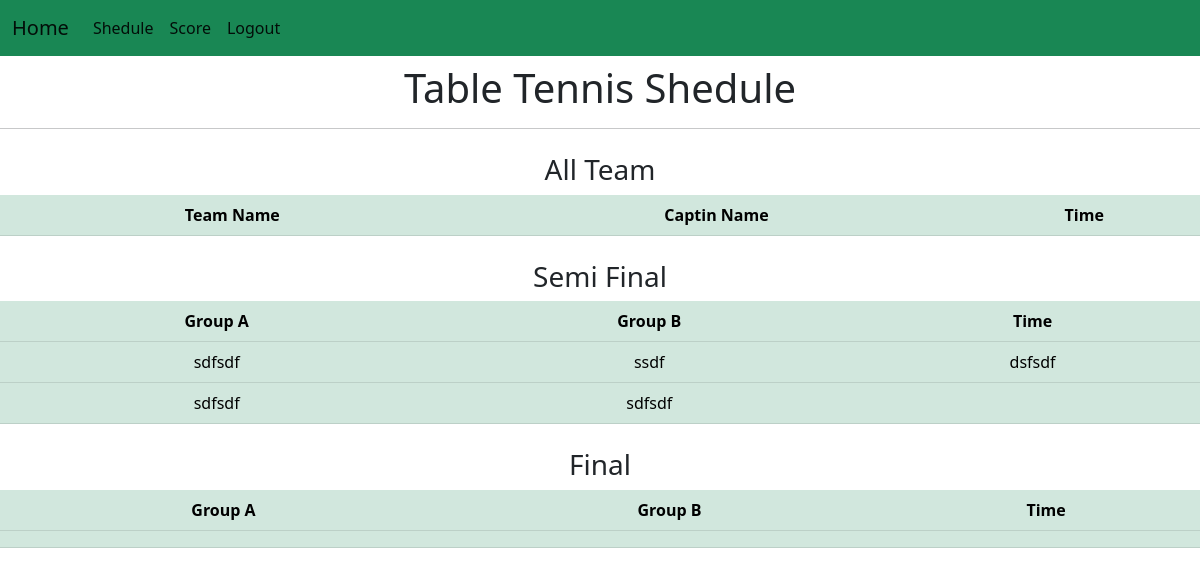
The app's page /shedule_table/ with its own data.
### app/models.py (models this page shows)
class Semi_Final(models.Model):
    cricket_team1=models.CharField(max_length=200,blank=True)
    cricket_team2=models.CharField(max_length=200,blank=True)
    cricket_time1=models.CharField(max_length=200,blank=True)
    cricket_team3=models.CharField(max_length=200,blank=True)
    cricket_team4=models.CharField(max_length=200,blank=True)
    cricket_time2=models.CharField(max_length=200,blank=True)
    cricket_finalteam1=models.CharField(max_length=200,blank=True)
    cricket_finalteam2=models.CharField(max_length=200,blank=True)
    cricket_finaltime=models.CharField(max_length=200,blank=True)
    football_team1=models.CharField(max_length=200,blank=True)
    football_team2=models.CharField(max_length=200,blank=True)
    football_time1=models.CharField(max_length=200,blank=True)
    football_team3=models.CharField(max_length=200,blank=True)
    football_team4=models.CharField(max_length=200,blank=True)
    football_time2=models.CharField(max_length=200,blank=True)
    football_finalteam1=models.CharField(max_length=200,blank=True)
    football_finalteam2=models.CharField(max_length=200,blank=True)
    football_finaltime=models.CharField(max_length=200,blank=True)
    volleyball_team1=models.CharField(max_length=200,blank=True)
    volleyball_team2=models.CharField(max_length=200,blank=True)
    volleyball_time1=models.CharField(max_length=200,blank=True)
    volleyball_team3=models.CharField(max_length=200,blank=True)
    volleyball_team4=models.CharField(max_length=200,blank=True)
    volleyball_time2=models.CharField(max_length=200,blank=True)
    volleyball_finalteam1=models.CharField(max_length=200,blank=True)
    volleyball_finalteam2=models.CharField(max_length=200,blank=True)
    volleyball_finaltime=models.CharField(max_length=200,blank=True)
    kabaddi_team1=models.CharField(max_length=200,blank=True)
    kabaddi_team2=models.CharField(max_length=200,blank=True)
    kabaddi_time1=models.CharField(max_length=200,blank=True)
    kabaddi_team3=models.CharField(max_length=200,blank=True)
    kabaddi_team4=models.CharField(max_length=200,blank=True)
    kabaddi_time2=models.CharField(max_length=200,blank=True)
    kabaddi_finalteam1=models.CharField(max_length=200,blank=True)
    kabaddi_finalteam2=models.CharField(max_length=200,blank=True)
    kabaddi_finaltime=models.CharField(max_length=200,blank=True)
    chess_team1=models.CharField(max_length=200,blank=True)
    chess_team2=models.CharField(max_length=200,blank=True)
    chess_time1=models.CharField(max_length=200,blank=True)
    chess_team3=models.CharField(max_length=200,blank=True)
    chess_team4=models.CharField(max_length=200,blank=True)
    chess_time2=models.CharField(max_length=200,blank=True)
    chess_finalteam1=models.CharField(max_length=200,blank=True)
    chess_finalteam2=models.CharField(max_length=200,blank=True)
    chess_finaltime=models.CharField(max_length=200,blank=True)
    table_team1=models.CharField(max_length=200,blank=True)
    table_team2=models.CharField(max_length=200,blank=True)
    table_time1=models.CharField(max_length=200,blank=True)
    table_team3=models.CharField(max_length=200,blank=True)
    table_team4=models.CharField(max_length=200,blank=True)
    table_time2=models.CharField(max_length=200,blank=True)
    table_finalteam1=models.CharField(max_length=200,blank=True)
    table_finalteam2=models.CharField(max_length=200,blank=True)
    table_finaltime=models.CharField(max_length=200,blank=True)
    badminton_team1=models.CharField(max_length=200,blank=True)
    badminton_team2=models.CharField(max_length=200,blank=True)
    badminton_time1=models.CharField(max_length=200,blank=True)
    badminton_team3=models.CharField(max_length=200,blank=True)
    badminton_team4=models.CharField(max_length=200,blank=True)
    badminton_time2=models.CharField(max_length=200,blank=True)
    badminton_finalteam1=models.CharField(max_length=200,blank=True)
    badminton_finalteam2=models.CharField(max_length=200,blank=True)
    badminton_finaltime=models.CharField(max_length=200,blank=True)

### app/views.py (the view)
# urls.py: path('shedule_table/',views.shedule_table,name="shedule_table"),
def shedule_table(request):
     team=Table.objects.all()
     time=Time_shedule.objects.all()
     final=Semi_Final.objects.all()
     context={'team':team, 'time':time,'final':final}
     return render(request,'app/shedule_table.html',context)

### app/templates/app/shedule_table.html (shortened to what this page needs)
{%extends 'navbar2.html'%}
{%block content%}
                    <h1 class="text-center mt-2">Table Tennis Shedule</h1>
                    <hr>
                      <div class="text-center mt-4">
                        <h3>All Team</h3>
                        <table class="table table-success table-hover">
                            <thead>
                              <tr>
                                <th>Team Name</th>
                                <th>Captin Name</th>
                                <th>Time</th>
                              </tr>
                            </thead>
                          </table>
                    </div>
                    {%for f in final%}
                    <div class="text-center mt-4">
                        <h3>Semi Final</h3>
                        <table class="table table-success table-hover">
                            <thead>
                              <tr>
                                <th scope="col">Group A</th>
                                <th scope="col">Group B</th>
                                <th scope="col">Time</th>
                              </tr>
                            </thead>
                            <tbody>
                              <tr>
                                <td>{{f.table_team1}}</td>
                                <td>{{f.table_team2}}</td>
                                <td>{{f.table_time1}}</td>
                              </tr>
                              <tr>
                                <td>{{f.table_team3}}</td>
                                <td>{{f.table_team4}}</td>
                                <td>{{f.table_time2}}</td>
                              </tr>
                            </tbody>
                          </table>
                    </div>
                    <div class="text-center mt-4">
                        <h3>Final</h3>
                        <table class="table table-success table-hover">
                            <thead>
                              <tr>
                                <th scope="col">Group A</th>
                                <th scope="col">Group B</th>
                                <th scope="col">Time</th>
                              </tr>
                            </thead>
                            <tbody>
                              <tr>
                                <td>{{f.table_finalteam1}}</td>
                                <td>{{f.table_finalteam2}}</td>
                                <td>{{f.table_finaltime}}</td>
                              </tr>
                            </tbody>
                          </table>
                    </div>
                    {%endfor%}
{%endblock%}

### records on screen
Semi_Final: table_team1 "sdfsdf", table_team2 "ssdf", table_time1 "dsfsdf", table_team3 "sdfsdf", table_team4 "sdfsdf"
